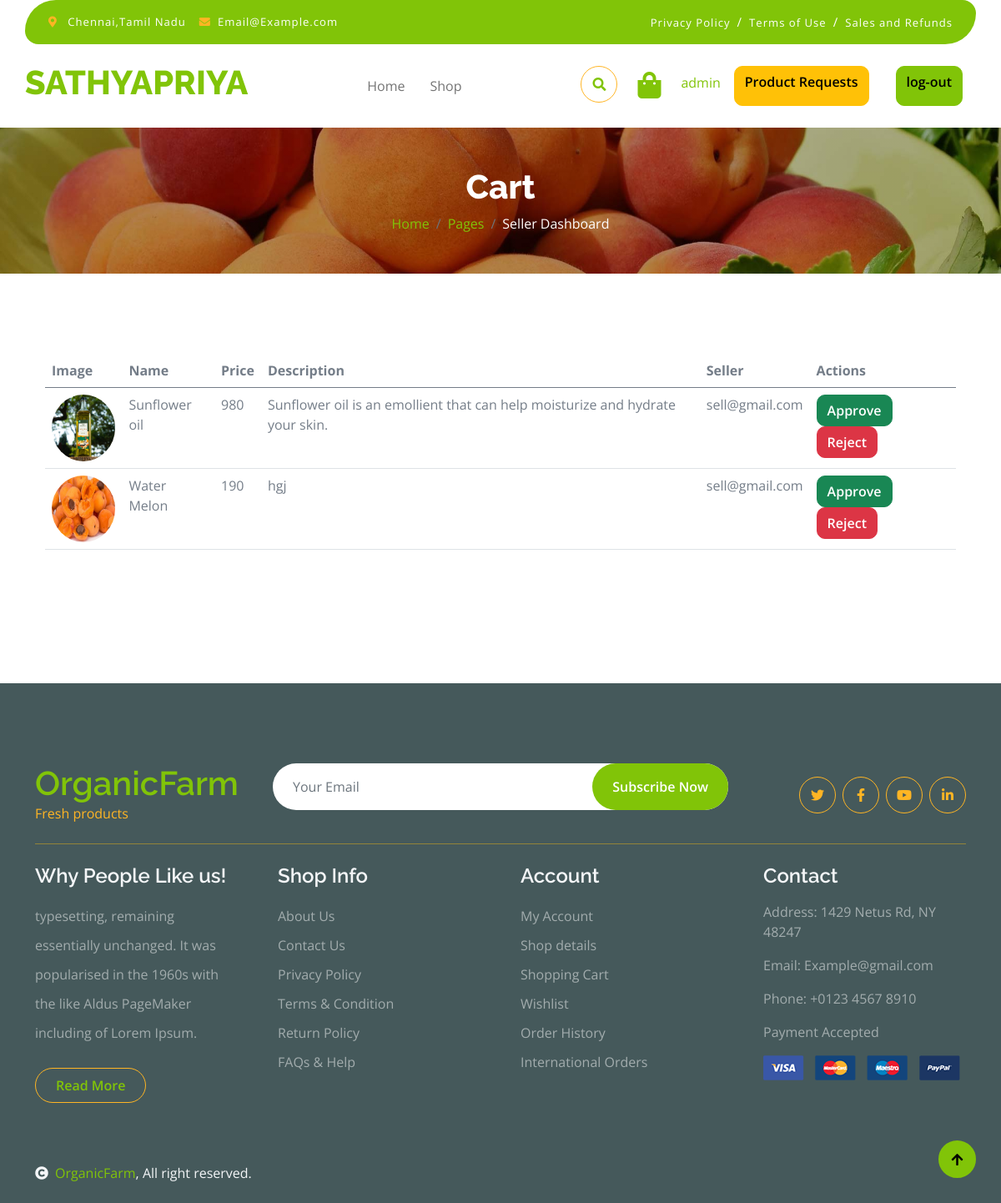
The page /admin_request (signed in) on the database its author committed.
### myapp/models.py (models this page shows, shortened)
class SellerProduct(models.Model):
    STATUS_CHOICES = [
        ('pending', 'Pending'),
        ('approved', 'Approved'),
        ('rejected', 'Rejected'),
    ]
    user = models.ForeignKey(User,on_delete=models.CASCADE)
    category = models.ForeignKey(Categories,on_delete=models.CASCADE)
    name=models.CharField(max_length=100)
    price =models.IntegerField()
    description = models.TextField()
    image=models.ImageField(upload_to='seller_products', default=None)
    accept=models.BooleanField(default=True)
    approval_status = models.CharField(max_length=10, choices=STATUS_CHOICES, default='pending')

### myapp/views.py (the view)
# urls.py: path('admin_request',views.admin_request, name="admin_request"),
@staff_member_required  # Ensure only admin/staff can access this view
def admin_request(request):
    pending_products = SellerProduct.objects.filter(approval_status='pending')
    return render(request, 'admin_request.html', {'pending_products': pending_products})

### templates/admin_request.html (shortened to what this page needs)
{% extends 'base.html' %}
{% block content  %}
<div class="container-fluid page-header py-5">
    <h1 class="text-center text-white display-6">Cart</h1>
    <ol class="breadcrumb justify-content-center mb-0">
        <li class="breadcrumb-item"><a href="#">Home</a></li>
        <li class="breadcrumb-item"><a href="#">Pages</a></li>
        <li class="breadcrumb-item active text-white">Seller Dashboard</li>
    </ol>
</div>
<div class="container-fluid py-5">
    <div class="row">
        <div class="col-12">
            <div class="container py-5">
                <div class="table-responsive">
                    <table class="table">
                        <thead>
                          <tr>
                    <th scope="col">Image</th>
                    <th scope="col">Name</th>
                    <th scope="col">Price</th>
                    <th scope="col">Description</th>
                    <th scope="col">Seller</th>
                    <th scope="col">Actions</th>
                          </tr>
                        </thead>
                        <tbody>
                            {% for product in pending_products %}
                            <tr>
                                <td>
                                    <img src="{{ product.image.url }}" class="img-fluid rounded-circle" style="width: 80px; height: 80px;" alt="">
                                </td>
                                <td>{{ product.name }}</td>
                                <td>{{ product.price }}</td>
                                <td>{{ product.description | truncatechars:100 }}</td>
                                <td>{{ product.user.username }}</td>
                                <td>
                                    <a href="{% url 'approve_seller_product' product.id %}" class="btn btn-success">Approve</a>
                                    <a href="{% url 'reject_seller_product' product.id %}" class="btn btn-danger">Reject</a>
                                </td>
                            </tr>
                            {% empty %}
                            <tr>
                                <td colspan="6">No pending product requests at the moment.</td>
                            </tr>
                            {% endfor %}
                        </tbody>
                    </table>
                </div>
            </div>
        </div>
    </div>
</div>
{% endblock %}

### templates/base.html (shortened to what this page needs)
<!DOCTYPE html>
<html lang="en">
<head>
    <link rel="stylesheet" href="https://use.fontawesome.com/releases/v5.15.4/css/all.css" />
    <link href="https://cdn.jsdelivr.net/npm/bootstrap-icons@1.4.1/font/bootstrap-icons.css" rel="stylesheet">
    <link href="../static/lib/lightbox/css/lightbox.min.css" rel="stylesheet">
    <link href="../static/lib/owlcarousel/assets/owl.carousel.min.css" rel="stylesheet">
    <link href="../static/css/bootstrap.min.css" rel="stylesheet">
    <link rel="stylesheet" href="../static/lib/lightbox/css/lightbox.min.css">
    <link rel="stylesheet" href="../static/lib/owlcarousel/assets/owl.carousel.min.css">
    <link href="../static/css/style.css" rel="stylesheet">
</head>
<body>
    <div class="container-fluid fixed-top">
        <div class="container topbar bg-primary d-none d-lg-block">
            <div class="d-flex justify-content-between">
                <div class="top-info ps-2">
                    <small class="me-3"><i class="fas fa-map-marker-alt me-2 text-secondary"></i> <a href="#"
                            class="text-white">Chennai,Tamil Nadu</a></small>
                    <small class="me-3"><i class="fas fa-envelope me-2 text-secondary"></i><a href="#"
                            class="text-white">Email@Example.com</a></small>
                </div>
                <div class="top-link pe-2">
                    <a href="#" class="text-white"><small class="text-white mx-2">Privacy Policy</small>/</a>
                    <a href="#" class="text-white"><small class="text-white mx-2">Terms of Use</small>/</a>
                    <a href="#" class="text-white"><small class="text-white ms-2">Sales and Refunds</small></a>
                </div>
            </div>
        </div>
        <div class="container px-0">
            <nav class="navbar navbar-light bg-white navbar-expand-xl">
                <a href="index.html" class="navbar-brand">
                    <h1 class="text-primary display-6">SATHYAPRIYA</h1>
                </a>
                <div class="collapse navbar-collapse bg-white" id="navbarCollapse">
                    <div class="navbar-nav mx-auto">
                        <a href="{% url 'index' %}" class="nav-item nav-link ">Home</a>
                        <a href="{% url 'shop_page' %}" class="nav-item nav-link">Shop</a>
                    </div>
                    <div class="d-flex m-3 me-0">
                        {% if request.user.is_authenticated %}
                        <button
                            class="btn-search btn border border-secondary btn-md-square rounded-circle bg-white me-4"
                            data-bs-toggle="modal" data-bs-target="#searchModal"><i
                                class="fas fa-search text-primary"></i></button>
                        <a href="{% url 'cart_view' %}" class="position-relative me-4 my-auto">
                            <i class="fa fa-shopping-bag fa-2x"></i>
                        </a>
                        <p class="text-primary mt-2">{{request.user }}</p>
                        {% if request.user.is_superuser %}
                        <a href="{% url 'admin_request' %}" class="btn btn-warning mx-3">Product Requests</a>
                       {% elif request.user.is_staff %}
                        <a href="{% url 'seller_dashboard' %}" class="btn btn-primary mx-3">Seller Dashboard</a>
                       {% endif %}
                        <a href="{% url 'logout' %}" class="btn btn-primary mx-3">log-out</a>
                        {% else %}
                        <a href="{% url 'login' %}" class="btn btn-primary me-3">Login</a>
                        <a href="{% url 'register' %}" class="btn btn-primary me-3">Signup</a>
                        <a href="{% url 'seller_register' %}" class="btn btn-primary">Become a Seller</a>
                        {% endif %}
                    </div>
                </div>
            </nav>
        </div>
    </div>
    {% block content %}
    {% endblock %}
    <div class="container-fluid bg-dark text-white-50 footer pt-5 mt-5">
        <div class="container py-5">
            <div class="pb-4 mb-4" style="border-bottom: 1px solid rgba(226, 175, 24, 0.5) ;">
                <div class="row g-4">
                    <div class="col-lg-3">
                        <a href="#">
                            <h1 class="text-primary mb-0">OrganicFarm</h1>
                            <p class="text-secondary mb-0">Fresh products</p>
                        </a>
                    </div>
                    <div class="col-lg-6">
                        <div class="position-relative mx-auto">
                            <input class="form-control border-0 w-100 py-3 px-4 rounded-pill" type="number"
                                placeholder="Your Email">
                            <button type="submit"
                                class="btn btn-primary border-0 border-secondary py-3 px-4 position-absolute rounded-pill text-white"
                                style="top: 0; right: 0;">Subscribe Now</button>
                        </div>
                    </div>
                    <div class="col-lg-3">
                        <div class="d-flex justify-content-end pt-3">
                            <a class="btn  btn-outline-secondary me-2 btn-md-square rounded-circle" href=""><i
                                    class="fab fa-twitter"></i></a>
                            <a class="btn btn-outline-secondary me-2 btn-md-square rounded-circle" href=""><i
                                    class="fab fa-facebook-f"></i></a>
                            <a class="btn btn-outline-secondary me-2 btn-md-square rounded-circle" href=""><i
                                    class="fab fa-youtube"></i></a>
                            <a class="btn btn-outline-secondary btn-md-square rounded-circle" href=""><i
                                    class="fab fa-linkedin-in"></i></a>
                        </div>
                    </div>
                </div>
            </div>
            <div class="row g-5">
                <div class="col-lg-3 col-md-6">
                    <div class="footer-item">
                        <h4 class="text-light mb-3">Why People Like us!</h4>
                        <p class="mb-4">typesetting, remaining essentially unchanged. It was
                            popularised in the 1960s with the like Aldus PageMaker including of Lorem Ipsum.</p>
                        <a href="" class="btn border-secondary py-2 px-4 rounded-pill text-primary">Read More</a>
                    </div>
                </div>
                <div class="col-lg-3 col-md-6">
                    <div class="d-flex flex-column text-start footer-item">
                        <h4 class="text-light mb-3">Shop Info</h4>
                        <a class="btn-link" href="">About Us</a>
                        <a class="btn-link" href="">Contact Us</a>
                        <a class="btn-link" href="">Privacy Policy</a>
                        <a class="btn-link" href="">Terms & Condition</a>
                        <a class="btn-link" href="">Return Policy</a>
                        <a class="btn-link" href="">FAQs & Help</a>
                    </div>
                </div>
                <div class="col-lg-3 col-md-6">
                    <div class="d-flex flex-column text-start footer-item">
                        <h4 class="text-light mb-3">Account</h4>
                        <a class="btn-link" href="">My Account</a>
                        <a class="btn-link" href="">Shop details</a>
                        <a class="btn-link" href="">Shopping Cart</a>
                        <a class="btn-link" href="">Wishlist</a>
                        <a class="btn-link" href="">Order History</a>
                        <a class="btn-link" href="">International Orders</a>
                    </div>
                </div>
                <div class="col-lg-3 col-md-6">
                    <div class="footer-item">
                        <h4 class="text-light mb-3">Contact</h4>
                        <p>Address: 1429 Netus Rd, NY 48247</p>
                        <p>Email: Example@gmail.com</p>
                        <p>Phone: +0123 4567 8910</p>
                        <p>Payment Accepted</p>
                        <img src="../static/img/payment.png" class="img-fluid" alt="">
                    </div>
                </div>
            </div>
        </div>
    </div>
    <div class="container-fluid copyright bg-dark py-4">
        <div class="container">
            <div class="row">
                <div class="col-md-6 text-center text-md-start mb-3 mb-md-0">
                    <span class="text-light"><a href="#"><i
                                class="fas fa-copyright text-light me-2"></i>OrganicFarm</a>, All right reserved.</span>
                </div>
            </div>
        </div>
    </div>
    <a href="#" class="btn btn-primary border-3 border-primary rounded-circle back-to-top"><i
            class="fa fa-arrow-up"></i></a>
</body>
</html>

### static/css/style.css (style rules this page uses)
.back-to-top { position: fixed; right: 30px; bottom: 30px; display: flex; width: 45px; height: 45px; align-items: center; justify-content: center; transition: 0.5s; z-index: 99; }
.btn { font-weight: 600; transition: .5s; }
.btn-md-square { width: 44px; height: 44px; }
.btn-square, .btn-sm-square, .btn-md-square, .btn-lg-square { padding: 0; display: flex; align-items: center; justify-content: center; font-weight: normal; }
.btn.border-secondary { transition: 0.5s; }
.fixed-top { transition: 0.5s; background: var(--bs-white); border: 0; }
.topbar { padding: 20px; border-radius: 230px 100px; }
.topbar .top-info { font-size: 15px; line-height: 0; letter-spacing: 1px; display: flex; align-items: center; }
.topbar .top-link { font-size: 15px; line-height: 0; letter-spacing: 1px; display: flex; align-items: center; }
.topbar .top-link a { letter-spacing: 1px; }
.navbar .navbar-nav .nav-link { padding: 10px 15px; font-size: 16px; transition: .5s; }
.navbar { height: 100px; border-bottom: 1px solid rgba(255, 255, 255, .1); }
.page-header { position: relative; background: linear-gradient(rgba(0, 0, 0, 0.3), rgba(0, 0, 0, 0.3)), url(../img/cart-page-header-img.jpg); background-position: center center; background-repeat: no-repeat; background-size: cover; }
@media (min-width: 992px) { .hero-header, .page-header { margin-top: 152px !important; } }
.footer .footer-item .btn-link { line-height: 35px; color: rgba(255, 255, 255, .5); transition: 0.5s; }
.footer .footer-item p.mb-4 { line-height: 35px; }

### rows shown on the page
SellerProduct: image (picture), name "Sunflower oil", price "980", description "Sunflower oil is an emollient that can help moisturize and hydrate your skin.", user.username "sell@gmail.com"
SellerProduct: image (picture), name "Water Melon", price "190", description "hgj", user.username "sell@gmail.com"

### other values the page prints
{{ request.user }} "admin"
